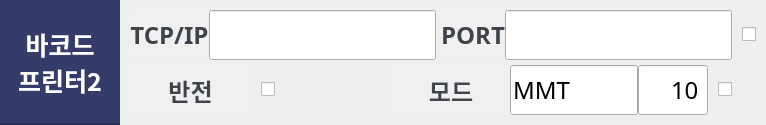
          <widget class="QFrame" name="printer2_frame">
           <property name="frameShape">
            <enum>QFrame::NoFrame</enum>
           </property>
           <property name="frameShadow">
            <enum>QFrame::Raised</enum>
           </property>
           <layout class="QHBoxLayout" name="horizontalLayout_22">
            <property name="spacing">
             <number>0</number>
            </property>
            <property name="leftMargin">
             <number>0</number>
            </property>
            <property name="topMargin">
             <number>0</number>
            </property>
            <property name="rightMargin">
             <number>0</number>
            </property>
            <property name="bottomMargin">
             <number>0</number>
            </property>
            <item>
             <widget class="QLabel" name="printer2_title_label">
              <property name="minimumSize">
               <size>
                <width>120</width>
                <height>0</height>
               </size>
              </property>
              <property name="maximumSize">
               <size>
                <width>120</width>
                <height>16777215</height>
               </size>
              </property>
              <property name="font">
               <font>
                <family>맑은 고딕</family>
                <pointsize>19</pointsize>
                <weight>75</weight>
                <italic>false</italic>
                <bold>true</bold>
               </font>
              </property>
              <property name="styleSheet">
               <string notr="true">background: #363C6A;
color: white;
border-bottom: 2px solid #282d54;</string>
              </property>
              <property name="text">
               <string>바코드
프린터2</string>
              </property>
              <property name="alignment">
               <set>Qt::AlignCenter</set>
              </property>
             </widget>
            </item>
            <item>
             <widget class="QFrame" name="printer2_set_frame">
              <property name="frameShape">
               <enum>QFrame::NoFrame</enum>
              </property>
              <property name="frameShadow">
               <enum>QFrame::Raised</enum>
              </property>
              <layout class="QVBoxLayout" name="verticalLayout_10">
               <property name="spacing">
                <number>5</number>
               </property>
               <property name="leftMargin">
                <number>10</number>
               </property>
               <property name="topMargin">
                <number>10</number>
               </property>
               <property name="rightMargin">
                <number>10</number>
               </property>
               <property name="bottomMargin">
                <number>10</number>
               </property>
               <item>
                <widget class="QFrame" name="printer2_top_frame">
                 <property name="minimumSize">
                  <size>
                   <width>0</width>
                   <height>50</height>
                  </size>
                 </property>
                 <property name="maximumSize">
                  <size>
                   <width>16777215</width>
                   <height>50</height>
                  </size>
                 </property>
                 <property name="frameShape">
                  <enum>QFrame::NoFrame</enum>
                 </property>
                 <property name="frameShadow">
                  <enum>QFrame::Raised</enum>
                 </property>
                 <layout class="QHBoxLayout" name="horizontalLayout_27">
                  <property name="spacing">
                   <number>5</number>
                  </property>
                  <property name="leftMargin">
                   <number>0</number>
                  </property>
                  <property name="topMargin">
                   <number>0</number>
                  </property>
                  <property name="rightMargin">
                   <number>0</number>
                  </property>
                  <property name="bottomMargin">
                   <number>0</number>
                  </property>
                  <item>
                   <widget class="QFrame" name="printer2_ip_frame">
                    <property name="frameShape">
                     <enum>QFrame::NoFrame</enum>
                    </property>
                    <property name="frameShadow">
                     <enum>QFrame::Raised</enum>
                    </property>
                    <layout class="QHBoxLayout" name="horizontalLayout_28">
                     <property name="spacing">
                      <number>0</number>
                     </property>
                     <property name="leftMargin">
                      <number>0</number>
                     </property>
                     <property name="topMargin">
                      <number>0</number>
                     </property>
                     <property name="rightMargin">
                      <number>0</number>
                     </property>
                     <property name="bottomMargin">
                      <number>0</number>
                     </property>
                     <item>
                      <widget class="QLabel" name="printer2_ip_label">
                       <property name="minimumSize">
                        <size>
                         <width>0</width>
                         <height>0</height>
                        </size>
                       </property>
                       <property name="maximumSize">
                        <size>
                         <width>121</width>
                         <height>16777215</height>
                        </size>
                       </property>
                       <property name="font">
                        <font>
                         <family>맑은 고딕</family>
                         <pointsize>18</pointsize>
                         <weight>75</weight>
                         <italic>false</italic>
                         <bold>true</bold>
                        </font>
                       </property>
                       <property name="styleSheet">
                        <string notr="true">
color: #3F444A;
background: #F0F0F0;</string>
                       </property>
                       <property name="text">
                        <string>TCP/IP</string>
                       </property>
                       <property name="alignment">
                        <set>Qt::AlignCenter</set>
                       </property>
                      </widget>
                     </item>
                     <item>
                      <widget class="QLineEdit" name="printer2_ip_input">
                       <property name="sizePolicy">
                        <sizepolicy hsizetype="Preferred" vsizetype="Preferred">
                         <horstretch>0</horstretch>
                         <verstretch>0</verstretch>
                        </sizepolicy>
                       </property>
                       <property name="minimumSize">
                        <size>
                         <width>0</width>
                         <height>0</height>
                        </size>
                       </property>
                       <property name="maximumSize">
                        <size>
                         <width>16777215</width>
                         <height>16777215</height>
                        </size>
                       </property>
                       <property name="font">
                        <font>
                         <family>맑은 고딕</family>
                         <pointsize>18</pointsize>
                        </font>
                       </property>
                       <property name="text">
                        <string/>
                       </property>
                      </widget>
                     </item>
                    </layout>
                   </widget>
                  </item>
                  <item>
                   <widget class="QFrame" name="printer2_port_frame">
                    <property name="frameShape">
                     <enum>QFrame::NoFrame</enum>
                    </property>
                    <property name="frameShadow">
                     <enum>QFrame::Raised</enum>
                    </property>
                    <layout class="QHBoxLayout" name="horizontalLayout_29">
                     <property name="spacing">
                      <number>0</number>
                     </property>
                     <property name="leftMargin">
                      <number>0</number>
                     </property>
                     <property name="topMargin">
                      <number>0</number>
                     </property>
                     <property name="rightMargin">
                      <number>5</number>
                     </property>
                     <property name="bottomMargin">
                      <number>0</number>
                     </property>
                     <item>
                      <widget class="QLabel" name="printer2_port_label">
                       <property name="minimumSize">
                        <size>
                         <width>0</width>
                         <height>0</height>
                        </size>
                       </property>
                       <property name="maximumSize">
                        <size>
                         <width>121</width>
                         <height>16777215</height>
                        </size>
                       </property>
                       <property name="font">
                        <font>
                         <family>맑은 고딕</family>
                         <pointsize>18</pointsize>
                         <weight>75</weight>
                         <italic>false</italic>
                         <bold>true</bold>
                        </font>
                       </property>
                       <property name="styleSheet">
                        <string notr="true">
color: #3F444A;
background: #F0F0F0;</string>
                       </property>
                       <property name="text">
                        <string>PORT</string>
                       </property>
                       <property name="alignment">
                        <set>Qt::AlignCenter</set>
                       </property>
                      </widget>
                     </item>
                     <item>
                      <widget class="QLineEdit" name="printer2_port_input">
                       <property name="sizePolicy">
                        <sizepolicy hsizetype="Preferred" vsizetype="Preferred">
                         <horstretch>0</horstretch>
                         <verstretch>0</verstretch>
                        </sizepolicy>
                       </property>
                       <property name="minimumSize">
                        <size>
                         <width>0</width>
                         <height>0</height>
                        </size>
                       </property>
                       <property name="maximumSize">
                        <size>
                         <width>16777215</width>
                         <height>16777215</height>
                        </size>
                       </property>
                       <property name="font">
                        <font>
                         <family>맑은 고딕</family>
                         <pointsize>18</pointsize>
                        </font>
                       </property>
                       <property name="text">
                        <string/>
                       </property>
                      </widget>
                     </item>
                    </layout>
                   </widget>
                  </item>
                  <item>
                   <widget class="QCheckBox" name="printer2_check">
                    <property name="maximumSize">
                     <size>
                      <width>38</width>
                      <height>16777215</height>
                     </size>
                    </property>
                    <property name="font">
                     <font>
                      <family>맑은 고딕</family>
                      <pointsize>20</pointsize>
                      <weight>75</weight>
                      <bold>true</bold>
                     </font>
                    </property>
                    <property name="cursor">
                     <cursorShape>PointingHandCursor</cursorShape>
                    </property>
                    <property name="styleSheet">
                     <string notr="true"/>
                    </property>
                    <property name="text">
                     <string/>
                    </property>
                    <property name="iconSize">
                     <size>
                      <width>10</width>
                      <height>10</height>
                     </size>
                    </property>
                    <property name="checked">
                     <bool>false</bool>
                    </property>
                   </widget>
                  </item>
                 </layout>
                </widget>
               </item>
               <item>
                <widget class="QFrame" name="printer2_bottom_frame">
                 <property name="minimumSize">
                  <size>
                   <width>0</width>
                   <height>50</height>
                  </size>
                 </property>
                 <property name="maximumSize">
                  <size>
                   <width>16777215</width>
                   <height>50</height>
                  </size>
                 </property>
                 <property name="frameShape">
                  <enum>QFrame::NoFrame</enum>
                 </property>
                 <property name="frameShadow">
                  <enum>QFrame::Raised</enum>
                 </property>
                 <layout class="QHBoxLayout" name="horizontalLayout_30">
                  <property name="spacing">
                   <number>5</number>
                  </property>
                  <property name="leftMargin">
                   <number>0</number>
                  </property>
                  <property name="topMargin">
                   <number>0</number>
                  </property>
                  <property name="rightMargin">
                   <number>0</number>
                  </property>
                  <property name="bottomMargin">
                   <number>0</number>
                  </property>
                  <item>
                   <widget class="QFrame" name="printer2_po_frame">
                    <property name="frameShape">
                     <enum>QFrame::NoFrame</enum>
                    </property>
                    <property name="frameShadow">
                     <enum>QFrame::Raised</enum>
                    </property>
                    <layout class="QHBoxLayout" name="horizontalLayout_31">
                     <property name="spacing">
                      <number>10</number>
                     </property>
                     <property name="leftMargin">
                      <number>0</number>
                     </property>
                     <property name="topMargin">
                      <number>0</number>
                     </property>
                     <property name="rightMargin">
                      <number>0</number>
                     </property>
                     <property name="bottomMargin">
                      <number>0</number>
                     </property>
                     <item>
                      <widget class="QLabel" name="printer2_po_label">
                       <property name="minimumSize">
                        <size>
                         <width>0</width>
                         <height>0</height>
                        </size>
                       </property>
                       <property name="maximumSize">
                        <size>
                         <width>121</width>
                         <height>16777215</height>
                        </size>
                       </property>
                       <property name="font">
                        <font>
                         <family>맑은 고딕</family>
                         <pointsize>18</pointsize>
                         <weight>75</weight>
                         <italic>false</italic>
                         <bold>true</bold>
                        </font>
                       </property>
                       <property name="styleSheet">
                        <string notr="true">
color: #3F444A;
background: #F0F0F0;</string>
                       </property>
                       <property name="text">
                        <string>반전</string>
                       </property>
                       <property name="alignment">
                        <set>Qt::AlignCenter</set>
                       </property>
                      </widget>
                     </item>
                     <item>
                      <widget class="QCheckBox" name="printer2_po_check">
                       <property name="font">
                        <font>
                         <family>맑은 고딕</family>
                         <pointsize>20</pointsize>
                         <weight>75</weight>
                         <bold>true</bold>
                        </font>
                       </property>
                       <property name="cursor">
                        <cursorShape>PointingHandCursor</cursorShape>
                       </property>
                       <property name="styleSheet">
                        <string notr="true"/>
                       </property>
                       <property name="text">
                        <string/>
                       </property>
                       <property name="iconSize">
                        <size>
                         <width>10</width>
                         <height>10</height>
                        </size>
                       </property>
                       <property name="checked">
                        <bool>false</bool>
                       </property>
                      </widget>
                     </item>
                    </layout>
                   </widget>
                  </item>
                  <item>
                   <widget class="QFrame" name="printer2_mode_frame">
                    <property name="maximumSize">
                     <size>
                      <width>321</width>
                      <height>16777215</height>
                     </size>
                    </property>
                    <property name="frameShape">
                     <enum>QFrame::NoFrame</enum>
                    </property>
                    <property name="frameShadow">
                     <enum>QFrame::Raised</enum>
                    </property>
                    <layout class="QHBoxLayout" name="horizontalLayout_32">
                     <property name="spacing">
                      <number>0</number>
                     </property>
                     <property name="leftMargin">
                      <number>0</number>
                     </property>
                     <property name="topMargin">
                      <number>0</number>
                     </property>
                     <property name="rightMargin">
                      <number>5</number>
                     </property>
                     <property name="bottomMargin">
                      <number>0</number>
                     </property>
                     <item>
                      <widget class="QLabel" name="printer2_mode_label">
                       <property name="minimumSize">
                        <size>
                         <width>118</width>
                         <height>0</height>
                        </size>
                       </property>
                       <property name="maximumSize">
                        <size>
                         <width>121</width>
                         <height>16777215</height>
                        </size>
                       </property>
                       <property name="font">
                        <font>
                         <family>맑은 고딕</family>
                         <pointsize>18</pointsize>
                         <weight>75</weight>
                         <italic>false</italic>
                         <bold>true</bold>
                        </font>
                       </property>
                       <property name="styleSheet">
                        <string notr="true">
color: #3F444A;
background: #F0F0F0;</string>
                       </property>
                       <property name="text">
                        <string>모드</string>
                       </property>
                       <property name="alignment">
                        <set>Qt::AlignCenter</set>
                       </property>
                      </widget>
                     </item>
                     <item>
                      <widget class="QLineEdit" name="printer2_mode_input">
                       <property name="sizePolicy">
                        <sizepolicy hsizetype="Preferred" vsizetype="Preferred">
                         <horstretch>0</horstretch>
                         <verstretch>0</verstretch>
                        </sizepolicy>
                       </property>
                       <property name="minimumSize">
                        <size>
                         <width>0</width>
                         <height>0</height>
                        </size>
                       </property>
                       <property name="maximumSize">
                        <size>
                         <width>16777215</width>
                         <height>16777215</height>
                        </size>
                       </property>
                       <property name="font">
                        <font>
                         <family>맑은 고딕</family>
                         <pointsize>18</pointsize>
                        </font>
                       </property>
                       <property name="text">
                        <string>MMT</string>
                       </property>
                      </widget>
                     </item>
                     <item>
                      <widget class="QLineEdit" name="printer2_count_input">
                       <property name="sizePolicy">
                        <sizepolicy hsizetype="Preferred" vsizetype="Preferred">
                         <horstretch>0</horstretch>
                         <verstretch>0</verstretch>
                        </sizepolicy>
                       </property>
                       <property name="minimumSize">
                        <size>
                         <width>70</width>
                         <height>0</height>
                        </size>
                       </property>
                       <property name="maximumSize">
                        <size>
                         <width>70</width>
                         <height>16777215</height>
                        </size>
                       </property>
                       <property name="font">
                        <font>
                         <family>맑은 고딕</family>
                         <pointsize>18</pointsize>
                        </font>
                       </property>
                       <property name="styleSheet">
                        <string notr="true">padding-right: 5px</string>
                       </property>
                       <property name="text">
                        <string>10</string>
                       </property>
                       <property name="alignment">
                        <set>Qt::AlignRight|Qt::AlignTrailing|Qt::AlignVCenter</set>
                       </property>
                      </widget>
                     </item>
                    </layout>
                   </widget>
                  </item>
                  <item>
                   <widget class="QCheckBox" name="printer2_mode_check">
                    <property name="maximumSize">
                     <size>
                      <width>38</width>
                      <height>16777215</height>
                     </size>
                    </property>
                    <property name="font">
                     <font>
                      <family>맑은 고딕</family>
                      <pointsize>20</pointsize>
                      <weight>75</weight>
                      <bold>true</bold>
                     </font>
                    </property>
                    <property name="cursor">
                     <cursorShape>PointingHandCursor</cursorShape>
                    </property>
                    <property name="styleSheet">
                     <string notr="true"/>
                    </property>
                    <property name="text">
                     <string/>
                    </property>
                    <property name="iconSize">
                     <size>
                      <width>10</width>
                      <height>10</height>
                     </size>
                    </property>
                    <property name="checked">
                     <bool>false</bool>
                    </property>
                   </widget>
                  </item>
                 </layout>
                </widget>
               </item>
              </layout>
             </widget>
            </item>
           </layout>
          </widget>
